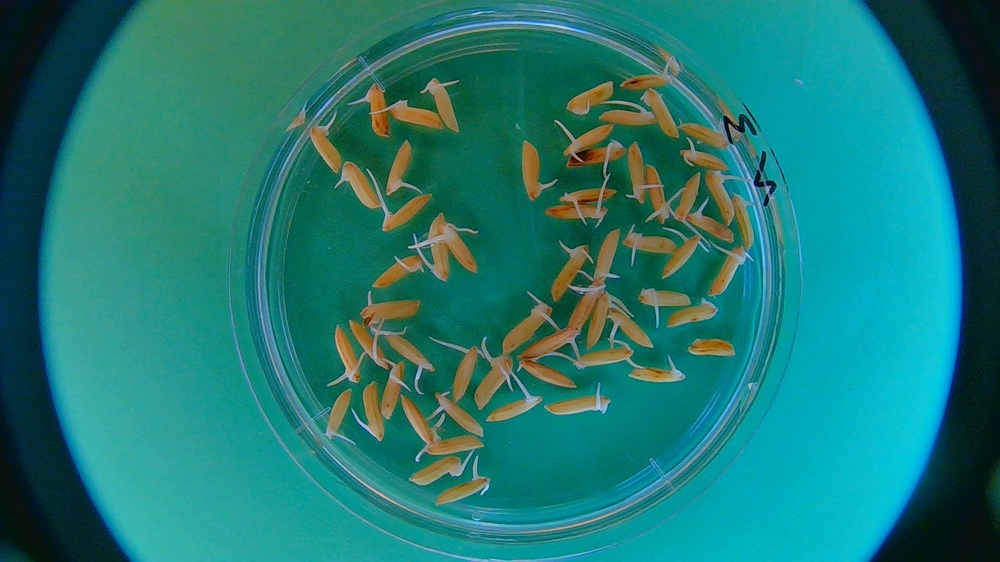
#> input picture data/1027.jpg, 1000 x 562 px, shrunk from 1920 x 1080 before the run
$ python -i frequencia.py   (imports and definitions only)
#> lines starting #> are read from the running program, lines starting #| are printed output that depends on the picture; after the words box and inside, x2 and y2 are one past the last pixel; in counts of white or black regions, pixels touching at a corner belong together
import cv2
import numpy as np


# [14 lines left out: function converter_cinza, not called in this run]


def calcular_fft(img_cinza):
    """
    Calcula a FFT da imagem em escala de cinza.
    """

    f = np.fft.fft2(img_cinza)
    fshift = np.fft.fftshift(f)

    return fshift


def calcular_espectro_magnitude(fshift):
    """
    Calcula o espectro de magnitude para visualização.
    """

    magnitude = 20 * np.log(np.abs(fshift) + 0.00001)
    magnitude = cv2.normalize(magnitude, None, 0, 255, cv2.NORM_MINMAX)
    magnitude = np.array(magnitude, dtype=np.uint8)

    return magnitude


def criar_mascara_passa_baixa(altura, largura, raio):
    """
    Cria uma máscara circular passa-baixa no domínio da frequência.

    Frequências próximas ao centro são preservadas.
    Frequências distantes são removidas.
    """

    mascara = np.zeros((altura, largura), dtype=np.uint8)

    centro_y = altura // 2
    centro_x = largura // 2

    for y in range(altura):
        for x in range(largura):
            distancia = np.sqrt((x - centro_x) ** 2 + (y - centro_y) ** 2)

            if distancia <= raio:
                mascara[y, x] = 1

    return mascara


# [21 lines left out: function criar_mascara_passa_alta, not called in this run]


def aplicar_mascara_frequencia(img_cinza, mascara):
    """
    Aplica uma máscara no domínio da frequência e retorna a imagem filtrada.
    """

    fshift = calcular_fft(img_cinza)

    fshift_filtrado = fshift * mascara

    ishift = np.fft.ifftshift(fshift_filtrado)
    img_back = np.fft.ifft2(ishift)
    img_back = np.abs(img_back)

    img_back = cv2.normalize(img_back, None, 0, 255, cv2.NORM_MINMAX)
    img_back = np.array(img_back, dtype=np.uint8)

    return img_back


def aplicar_passa_baixa(img_cinza, raio=40):
    """
    Aplica filtro passa-baixa ideal.
    """

    altura, largura = img_cinza.shape

    mascara = criar_mascara_passa_baixa(
        altura,
        largura,
        raio
    )

    img_filtrada = aplicar_mascara_frequencia(img_cinza, mascara)

    return img_filtrada, mascara


# [16 lines left out: function aplicar_passa_alta, not called in this run]


def aplicar_frequencia_no_canal_v(img_bgr, tipo="passa_baixa", raio=40):
    """
    Aplica filtragem no domínio da frequência no canal V do HSV.

    Essa abordagem mantém a informação de cor,
    mas suaviza a intensidade/brilho da imagem.
    """

    img_hsv = cv2.cvtColor(img_bgr, cv2.COLOR_BGR2HSV)

    h, s, v = cv2.split(img_hsv)

    espectro = calcular_espectro_magnitude(calcular_fft(v))

    if tipo == "passa_baixa":
        v_filtrado, mascara_freq = aplicar_passa_baixa(v, raio)

    elif tipo == "passa_alta":
        v_filtrado, mascara_freq = aplicar_passa_alta(v, raio)

    else:
        print("Filtro de frequência desconhecido:", tipo)
        return img_bgr, espectro, None

    img_hsv_filtrada = cv2.merge([h, s, v_filtrado])
    img_bgr_filtrada = cv2.cvtColor(img_hsv_filtrada, cv2.COLOR_HSV2BGR)

    mascara_freq_visivel = np.array(mascara_freq * 255, dtype=np.uint8)

    return img_bgr_filtrada, espectro, mascara_freq_visivel


# [54 lines left out: function aplicar_filtros_frequencia, not called in this run]

>>> import cv2
>>> picture = cv2.imread('../data/1027.jpg')
#> picture is the input picture: shape (562, 1000, 3); mean B, G, R 115.9, 122.2, 29.4
>>> result = aplicar_frequencia_no_canal_v(picture)
#> in aplicar_frequencia_no_canal_v, `img_hsv = cv2.cvtColor(img_bgr, cv2.COLOR_BGR2HSV)`: img_hsv: shape (562, 1000, 3); mean H, S, V 83.3, 207.9, 129.3
#> in aplicar_frequencia_no_canal_v, `h, s, v = cv2.split(img_hsv)`:
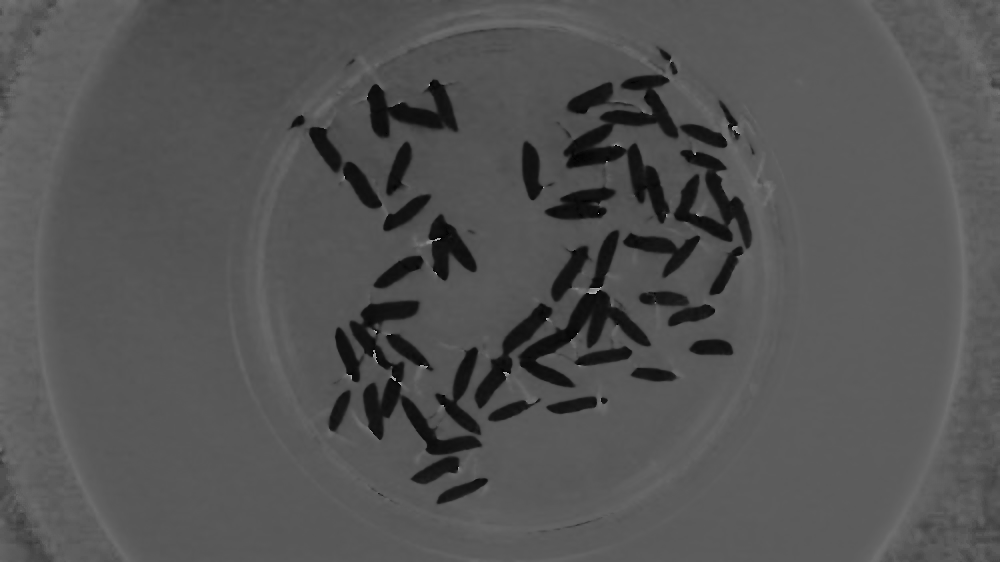
#> h: shape (562, 1000); min 0, max 179, mean 83.3
#> in aplicar_frequencia_no_canal_v, `h, s, v = cv2.split(img_hsv)`:
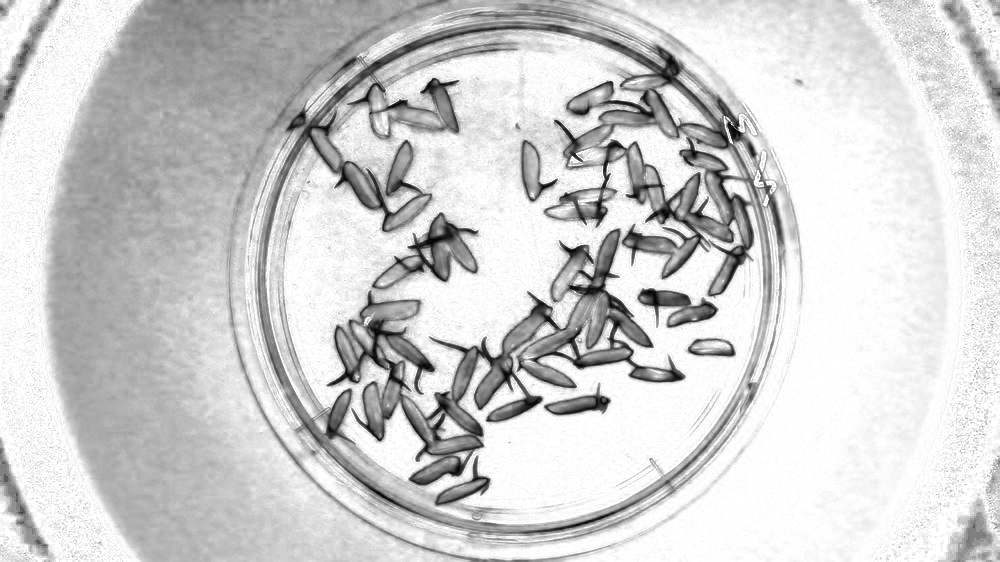
#> s: shape (562, 1000); min 0, max 255, mean 207.9
#> in aplicar_frequencia_no_canal_v, `h, s, v = cv2.split(img_hsv)`:
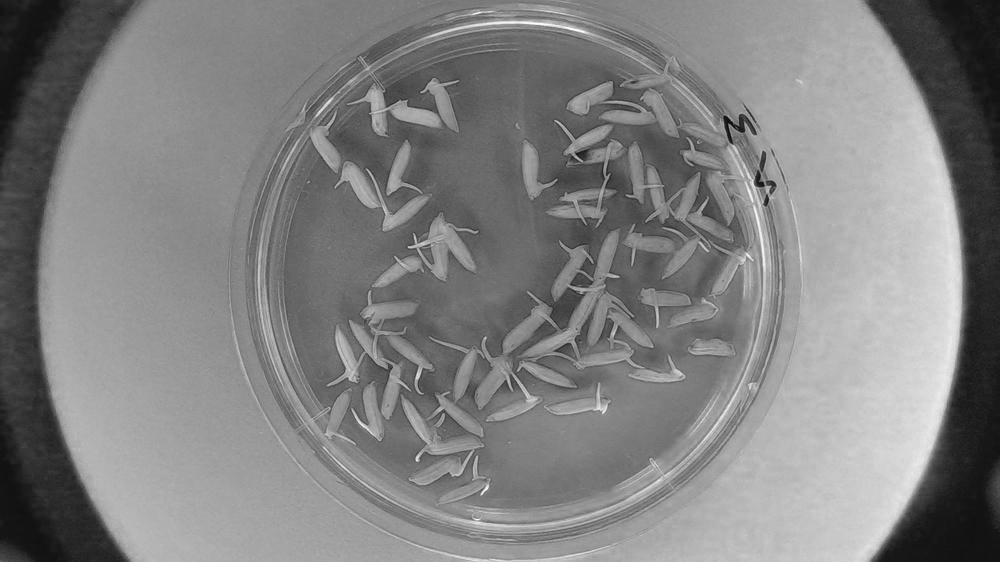
#> v: shape (562, 1000); min 7, max 255, mean 129.3
#> in calcular_espectro_magnitude, `magnitude = 20 * np.log(np.abs(fshift) + 0.00001)`:
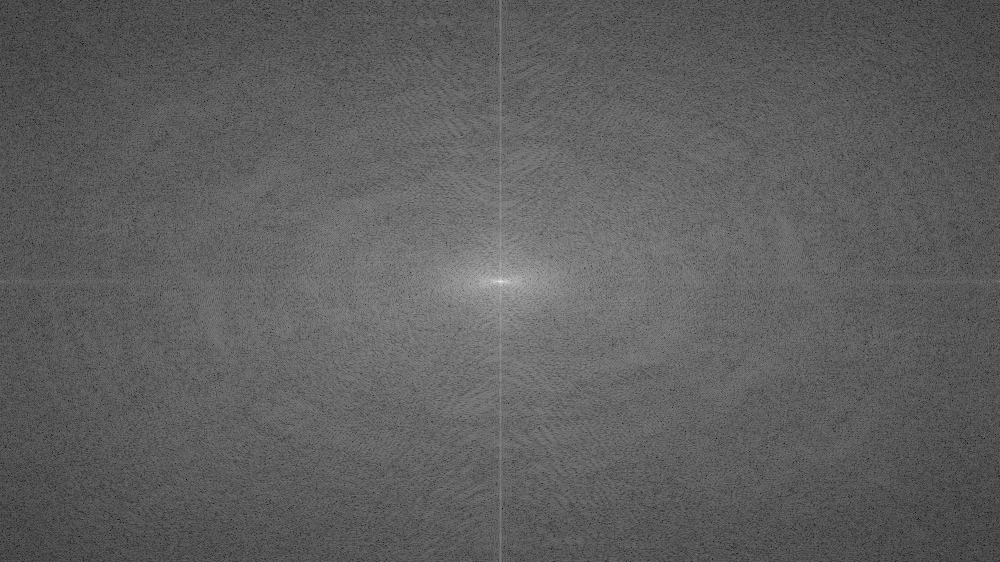
#> magnitude: shape (562, 1000) float64; min 41.29, max 362, mean 161.2; drawn with min black and max white
#> after the loop in criar_mascara_passa_baixa, `for y in range(altura):`:
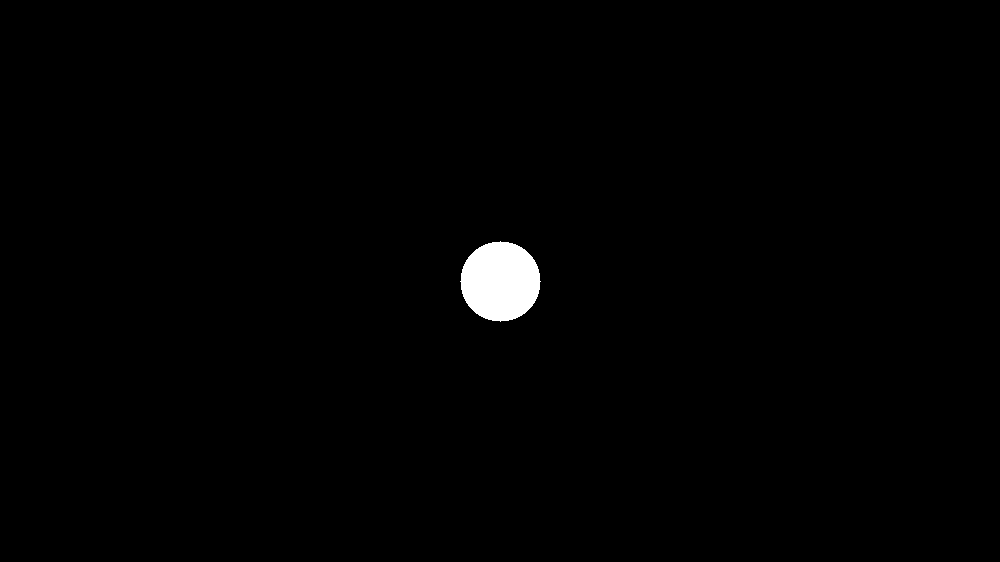
#> mascara: shape (562, 1000); values 0 (black) and 1 (white), 0.89% white; 1 white region, box (x1, y1, x2, y2) and area: (460, 241, 541, 322) 5025
#> in aplicar_mascara_frequencia, `img_back = np.abs(img_back)`:
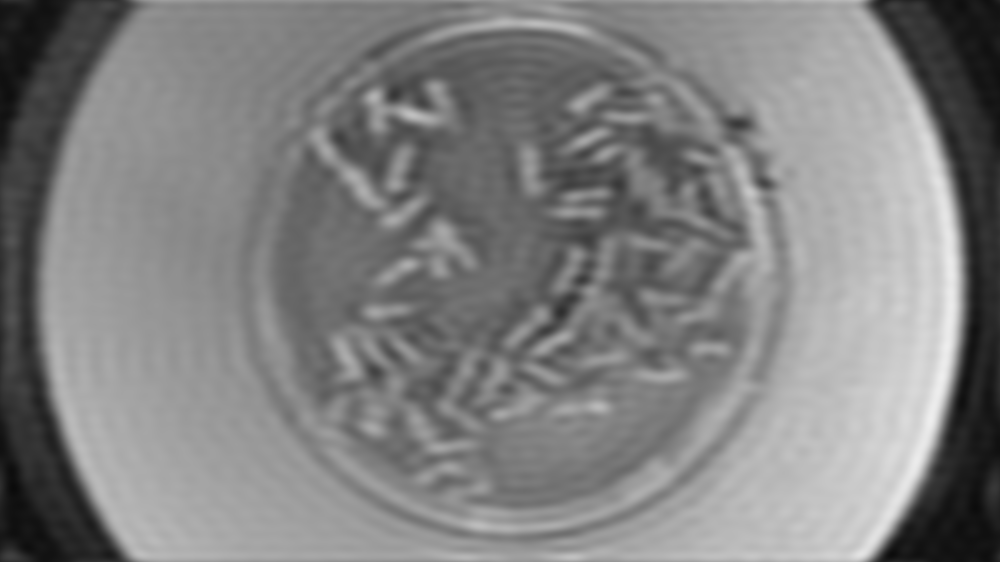
#> img_back: shape (562, 1000) float64; min 10.93, max 238.5, mean 129.3
#> in aplicar_frequencia_no_canal_v, `img_hsv_filtrada = cv2.merge([h, s, v_filtrado])`: img_hsv_filtrada: shape (562, 1000, 3); mean H, S, V 83.3, 207.9, 132.2
#> in aplicar_frequencia_no_canal_v, `img_bgr_filtrada = cv2.cvtColor(img_hsv_filtrada, cv2.COLOR_HSV2BGR)`:
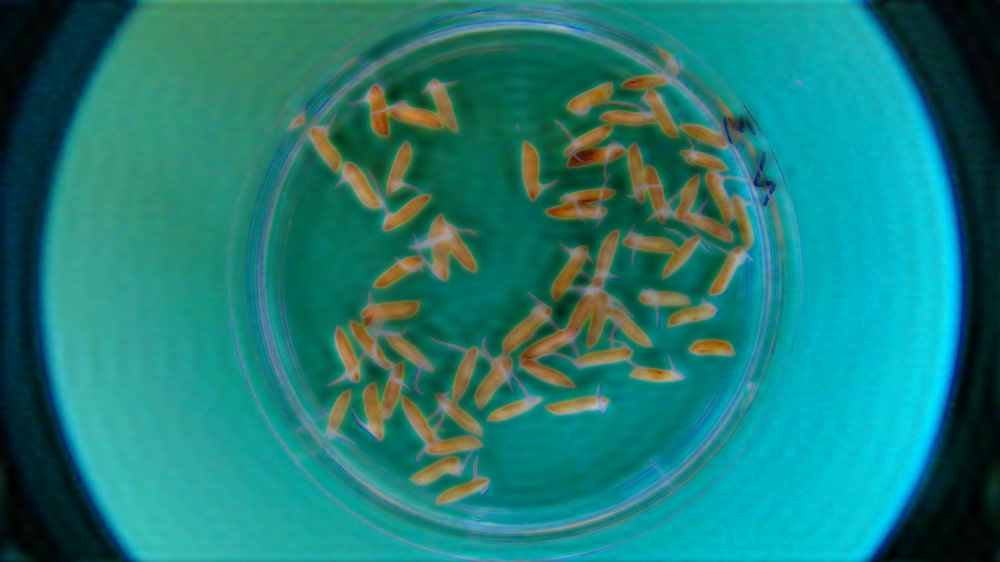
#> img_bgr_filtrada: shape (562, 1000, 3); mean B, G, R 118.3, 124.8, 29.1

$ run again, on data/1099.jpg
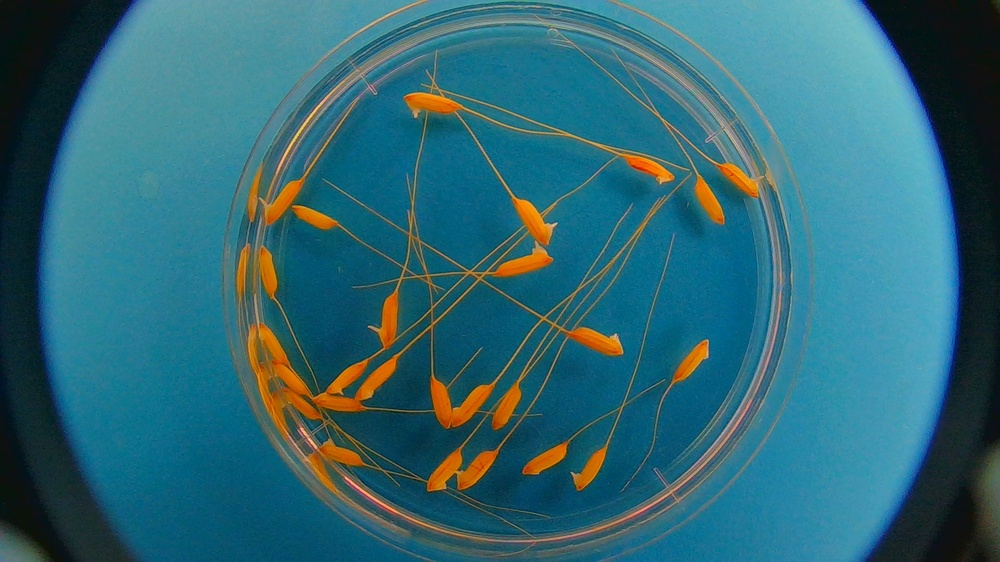
#> input picture data/1099.jpg, 1000 x 562 px, shrunk from 1920 x 1080 before the run
#> picture is the input picture: shape (562, 1000, 3); mean B, G, R 117.2, 104.2, 46.2
#> img_hsv: shape (562, 1000, 3); mean H, S, V 89.7, 176.2, 125.6
#> in aplicar_mascara_frequencia, `img_back = np.abs(img_back)`:
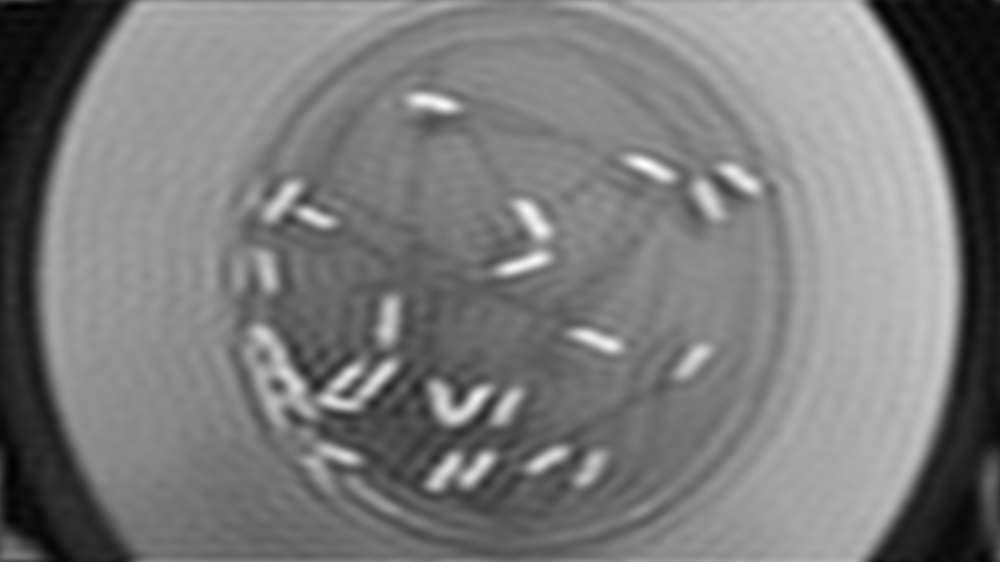
#> img_back: shape (562, 1000) float64; min 3.9, max 257.6, mean 125.6; drawn with min black and max white
#> img_hsv_filtrada: shape (562, 1000, 3); mean H, S, V 89.7, 176.2, 121.9
#> in aplicar_frequencia_no_canal_v, `img_bgr_filtrada = cv2.cvtColor(img_hsv_filtrada, cv2.COLOR_HSV2BGR)`:
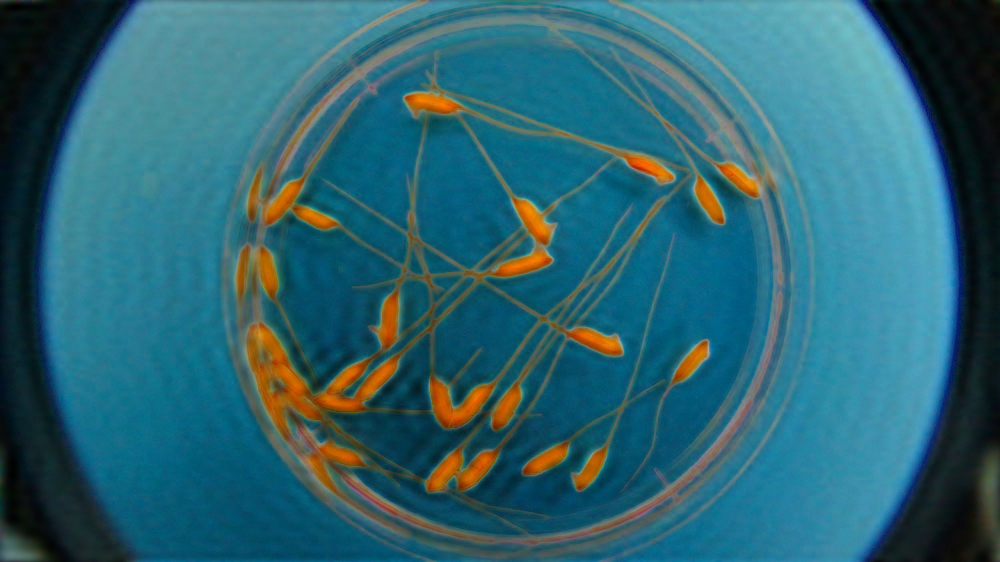
#> img_bgr_filtrada: shape (562, 1000, 3); mean B, G, R 113.9, 100.8, 44.1
#> mascara_freq_visivel: shape (562, 1000); 0.89% white; 1 white region, box (x1, y1, x2, y2) and area: (460, 241, 541, 322) 5025

$ run again, on data/1207.jpg
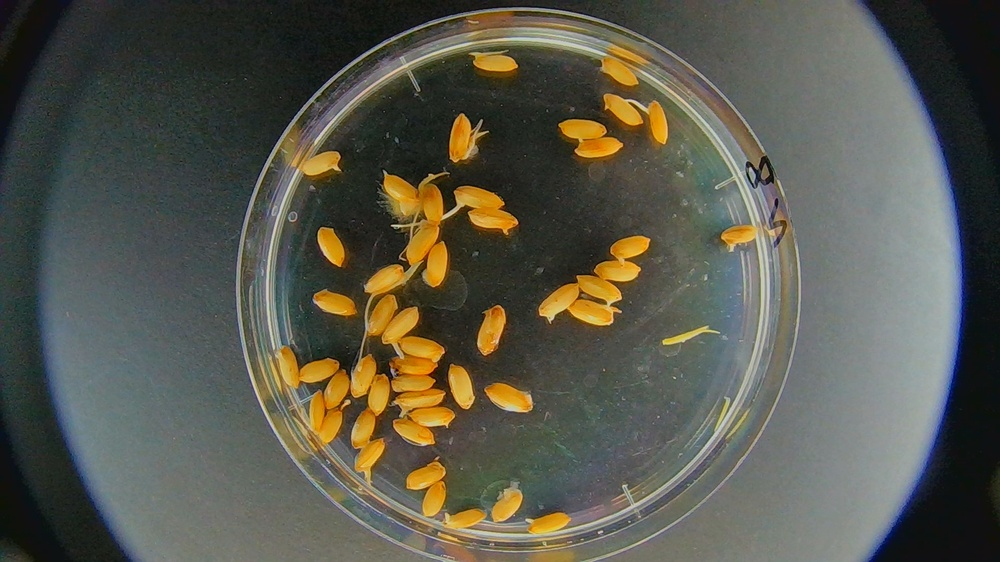
#> input picture data/1207.jpg, 1000 x 562 px, shrunk from 1920 x 1080 before the run
#> picture is the input picture: shape (562, 1000, 3); mean B, G, R 76.8, 88.2, 88.7
#> img_hsv: shape (562, 1000, 3); mean H, S, V 61.9, 58.2, 95.6
#> in calcular_espectro_magnitude, `magnitude = 20 * np.log(np.abs(fshift) + 0.00001)`:
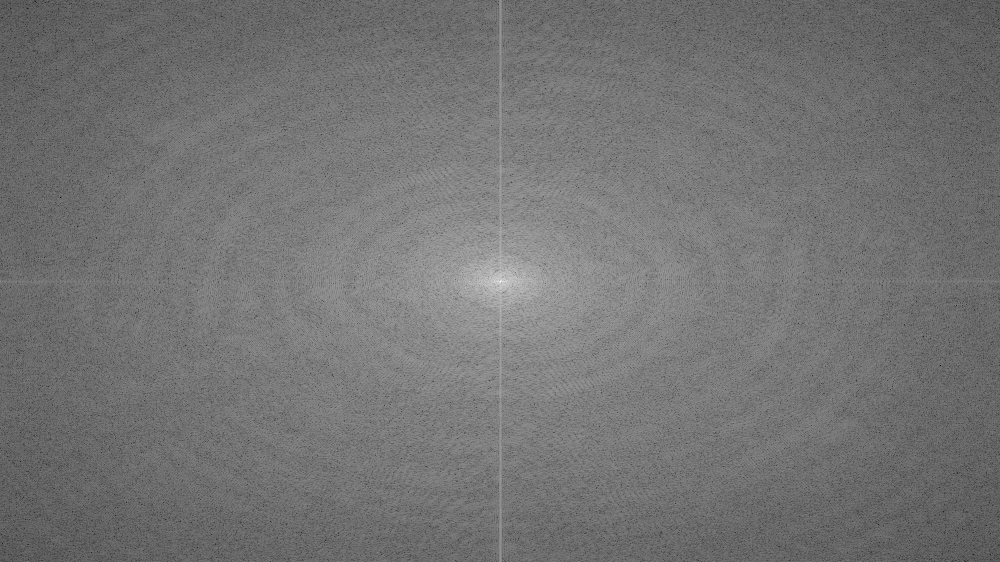
#> magnitude: shape (562, 1000) float64; min 5.29, max 356, mean 164.8; drawn with min black and max white
#> img_hsv_filtrada: shape (562, 1000, 3); mean H, S, V 61.9, 58.2, 92
#> in aplicar_frequencia_no_canal_v, `img_bgr_filtrada = cv2.cvtColor(img_hsv_filtrada, cv2.COLOR_HSV2BGR)`:
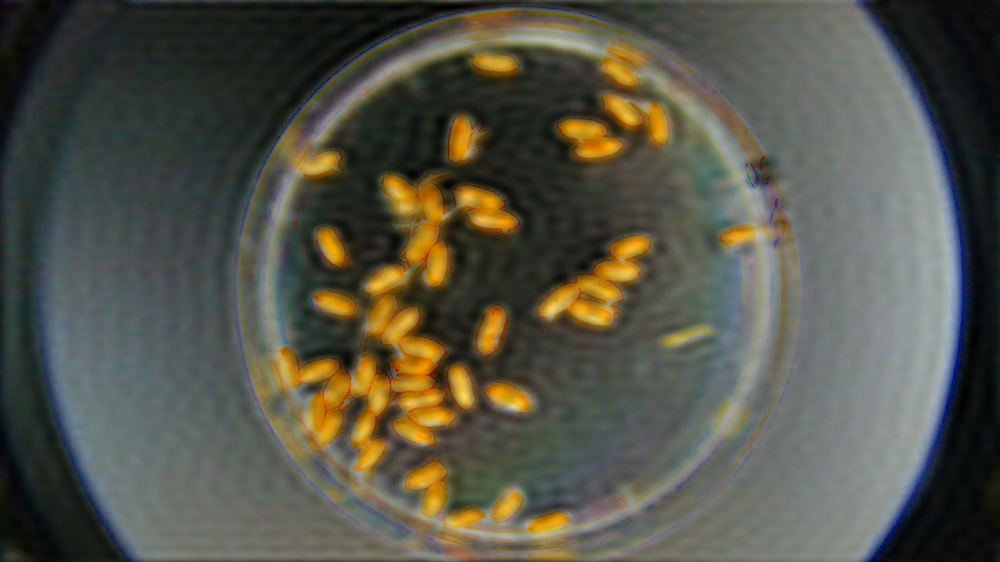
#> img_bgr_filtrada: shape (562, 1000, 3); mean B, G, R 73.2, 84.5, 85
#> mascara_freq_visivel: shape (562, 1000); 0.89% white; 1 white region, box (x1, y1, x2, y2) and area: (460, 241, 541, 322) 5025
